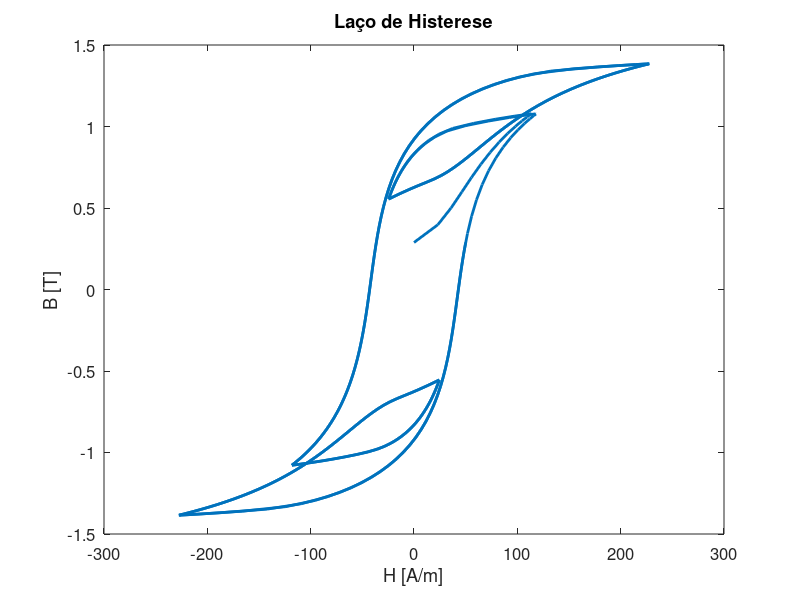
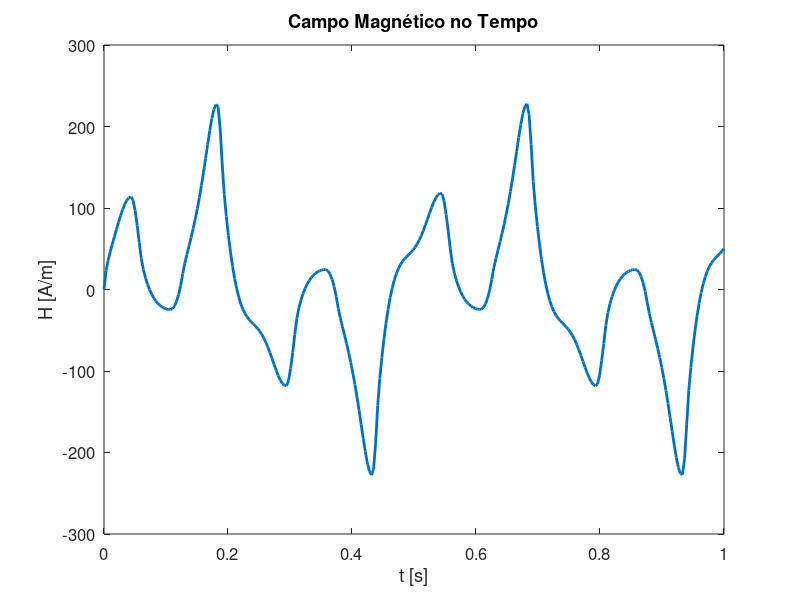
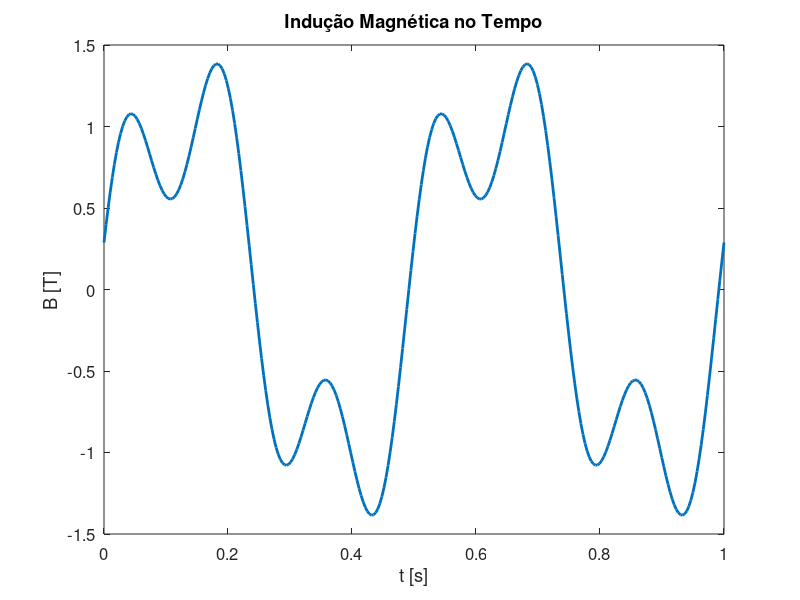
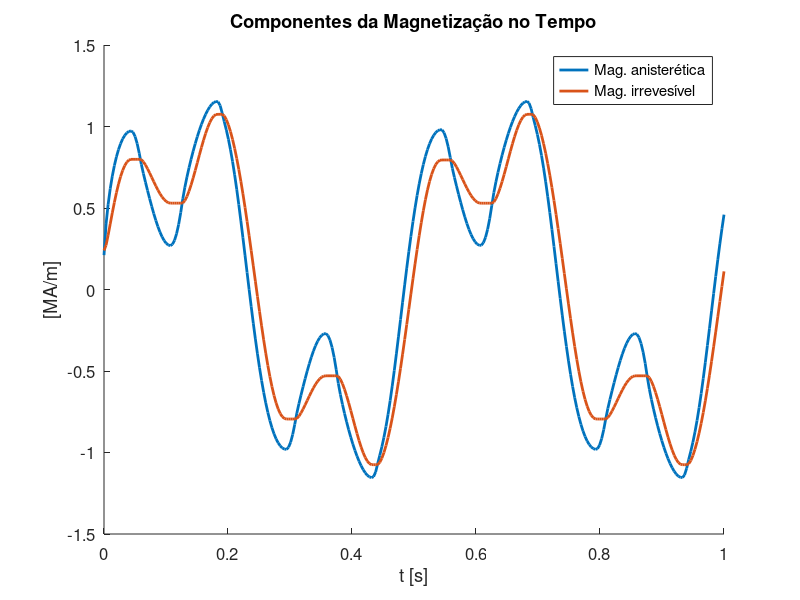

The MATLAB script that drew these images, in order:
%%%%%%%%%%%%%%%%%%%%%%%%%%%%%%%%%%%%%%%%%%%%%%%%%%%%%%%%%%%%%%%%%%%%%%%%%%%%%%%
%
% Implementação do modelo de Jiles-Atherton escalar [1] (e, por
% consequência isotrópico) para cálculo da histerese em materiais
% magnéticos.
%
% EEL510236-41000056DO/ME (20251) - Materiais Elétricos e Magnéticos
%
% Matheus Henrique Wagner
%
%   De acordo com o modelo de Jiles-Atherton, a histerese magnética é modelada
% através de uma Equação Diferencial Ordinária (EDO) no tempo (t). A variável a
% ser integrada (ou variável dinâmica, também às vezes chamada de variável de
% estado) é a magnetização irreversível (M_ir) do material. O modelo também
% pode ser formulado para que a magnetização total (M) seja a variável de
% estado.
%
%   Não houve problemas com essa formulação no problema escalar. Já no caso
% vetorial (Bergqvist) [1], algumas questões numéricas fazem com que a
% formulação baseada em `M_ir` seja cerca de 500x mais eficiente.
%
%   Além disso, levando em consideração que em modelos de elementos finitos a
% variável de estado é comumente o potencial (vetor) magnético, de onde se
% encontra de forma direta a indução magnética, a formulação aqui utilizada
% toma como excitação a indução, diferentemente do modelo original, que é
% excitado por campo magnético.
%
%   OBS.: este script foi testado em Octave e pode necessitar pequenas
% adaptações de sintaxe para rodar em MATLAB. Uma alternativa é utilizar o
% `OctaveOnline`:
% https://octave-online.net/workspace~afrqkndQgtEXNgCGTdPQCnxbcHehzbjhXwikwxfcRFZpyxVj
%
%   1. FORMULAÇÃO
%
%   Neste script a formulação com `M` sendo a variável de estado é utilizada.
% Ou seja, o problema a ser resolvido é
%
%                          - t
%                        /
%                       |  dM
%     M(t) = M(ti) +    |  -- dt ,  (1)
%                       |  dt
%                      /
%                    -  ti
%
% sendo `ti` o tempo inicial, e utiliza-se a indução magnética (B) como
% excitação
%
%     dM   dM dB
%     -- = -- -- ,  (2)
%     dt   dB dt
%
%               dM
%               --
%     dM        dH
%     -- = -------------- ,
%     dB             dM
%          mu0 ( 1 + -- )
%                    dH
%
%                   dM_an         dM_ir
%                 c ----- + (1-c) -----
%     dM             dHe           dHe
%     -- = ------------------------------------ ,
%     dH                dM_an          dM_ir
%          1 - alpha (c ------ + (1-c) ----- )
%                        dHe            dHe
%
% sendo `alpha` (acoplamento inter-domínio) e `c` (reversibilidade da
% magnetização) parâmetros do modelo, `mu0` a permeabilidade magnética do
% vácuo, `H` o campo magnético e (baseando-se em Bergqvist [1] para a
% derivada de `M_ir`)
%
%     He = H + alpha M,
%
%     M_an = ms (coth(He/a)-(a/He)),
%
%                 -  | M_an - M_ir |                    dH
%     dM_ir     /    --------------- , se (M_an - M_ir) -- > 0     (3)
%     ----- = -             k                           dt      ,
%      dHe      \
%                 -         0        , caso contrário
%
% sendo `ms` (magnetização de saturação), `a` (densidade de paredes de domínio)
% e `k` (energia média necessária para romper `fixamento` (pinning)) são
% parâmetros do modelo e
%
%            M - c M_an
%     M_ir = ---------- .  (4)
%              1-c
%
%   Neste trabalho, `dH/dt` na equação 3 será substituído por `dB/dt`, visto
% que a derivada de ambos no caso escalar tem o mesmo sinal, assim
%
%                 -  | M_an - M_ir |                    dB
%     dM_ir     /    --------------- , se (M_an - M_ir) -- > 0
%     ----- = -             k                           dt      .
%      dHe      \
%                 -         0        , caso contrário
%
%   Também nota-se que na equação 4 fica implícita a relação entre as
% componentes reversível (M_an) e irreversível (M_ir) da magnetização total
% (M):
%
%     M = c M_an + (1-c) M_ir.
%
%   OBS.: os parâmetros do modelo de histerese utilizados para simulação neste
% script provém de [2], tabela 6.1, coluna `Conhecido`. São eles:
%
%   +----------+-------------+
%   | ms [A/m] | 1,47 x 10^6 |
%   +----------+-------------+
%   | k [A/m]  | 70,0        |
%   +----------+-------------+
%   | c        | 340 x 10^-3 |
%   +----------+-------------+
%   | a [A/m]  | 89,0        |
%   +----------+-------------+
%   | alpha    | 169 x 10^-6 |
%   +----------+-------------+
%
%   2. INTEGRAÇÃO
%
%   A resolução numérica de EDOs no tempo (também chamadas de Problema de
% Valor Inicial (PVI)) é realizada através de integradores.
%
%   Esse tópico é tema de pesquisa há várias décadas, pois é fundamental para
% muitas áreas da física e engenharia. Na elétrica, qualquer estudo transiente
% de equipamento ou circuito precisa resolver numericamente um PVI. Dessa
% forma, existem diversos algoritmos exaustivamente estudados e testados à
% nossa disposição.
%
%   Para este script em questão, é relevante saber que os algoritmos
% implementados para resolução de PVIs ditos explícitos (caso do modelo de
% Jiles-Atherton) são padronizados para ter como `entrada` a função f(x, t)
% definida por
%
%               dx
%     f(x, t) = -- ,
%               dt
%
% sendo `x` a variável de estado, e também o valor inicial (x_0) e o intervalo
% de integração [ti, tf].
%
%   3. IMPLEMENTAÇÃO
%
%   A implementação consiste em fornecer uma função `dmdt` que calcule o lado
% esquerdo da equação 2, tendo como entradas o valor atual de `M` e a excitação
% `B` e `dB/dt`, ou seja,
%
%     f(M, t) = dmdt(M, B(t), dBdt(t)).
%
%   Assim, também se faz necessário fornecer uma excitação de indução
%   magnética arbitrária, juntamente com uma função para cálculo da sua
%   derivada.
%
%   3.1. INTEGRADORES DE EDO DO OCTAVE/MATLAB
%
%   Runge-Kutta
%   -----------
%
%   Os métodos Runge-Kutta são implementados pela própria biblioteca do Octave.
%
%     `ode45`: integra um sistema de EDOs non-stiff (ou EDAs (Equações
%     Diferencias Algébricas) de indíce 1) usando o método de Dormand-Prince de
%     ordem alta e passo variável
%
%     `ode23`: integra um sistema de EDOs non-stiff (ou EDAs de índice 1).
%     Utiliza o método de Bogacki-Shampine de ordem 3 e adapta o tamanho de
%     passo local de acordo com uma tolerância especificada pelo usuário.
%
%     `ode23s`: integra um sistem de EDOs stiff (ou EDAs de índice 1)
%     utilizando um método de Rosenbrock de ordem 2 modificado.
%
%
%   Métodos de passo múltiplo
%   -------------------------
%
%   Métodos que utilizam o IDA, da biblioteca (c) SUNDIALS:
%
%     `ode15s`: integra um sistema de EDOs stiff (ou EDAs de índice 1)
%     utilizando um método de passo e ordem variáveis baseado nas fórmulas de
%     diferenciação atrasadas (Backward Difference Formulas (BDF)).
%
%     `ode15i`: integra um sistema de EDOs ímplicitas (ou EDAs de índice 1)
%     utilizando o mesmo método da `ode15s`.
%
%   Método que utiliza o LSODE, da biblioteca (Fortran 77) ODEPACK:
%
%     `lsode`: integra um sistema de EDOs stiff ou non-stiff. Utiliza métodos
%     de passo e ordem variáveis, sendo (BDF) para EDOs stiff.
%
%   OBS.: neste script limita-se ao uso do solver `lsode`. A utilização de
% qualquer um dos outros solvers tem sintaxe praticamente idêntica.
%
%   4. VISUALIZAÇÃO
%
%   Alguns gráficos são gerados para visualização dos resultados, são eles:
%
%  - Laço de histerese;
%  - Indução no tempo;
%  - Campo magnético no tempo;
%  - Componentes da magnetização no tempo.
%
%   Esses gráficos são gerados para os seguintes casos:
%
%  - Curva de magnetização inicial;
%  - Aumento gradual da indução máxima alternada, formando laços de
%    variadas amplitudes;
%  - Indução com harmônicas de 3º e 5º grau, formando laços menores
%    deslocados do 0,0;
%
%   5. REFERÊNCIAS
%
% [1]: Gyselinck, Johan & Dular, Patrick & Sadowski, Nelson & Leite, J.V.
% & Bastos, J.P.A.. (2004). Incorporation of a Jiles-Atherton vector
% hysteresis model in 2D FE magnetic field computations: Application of
% the Newton-Raphson method. COMPEL: The International Journal for
% Computation and Mathematics in Electrical and Electronic Engineering.
% 23. 685-693. 10.1108/03321640410540601.
%
% [2]: Batistela, N. J. (2001). Caracterização e modelagem eletromagnética
% de lâminas de aço silício. Tese (doutorado) - Universidade Federal de
% Santa Catarina, Florianópolis, SC, Brasil.
%
%%%%%%%%%%%%%%%%%%%%%%%%%%%%%%%%%%%%%%%%%%%%%%%%%%%%%%%%%%%%%%%%%%%%%%%%%%%%%%%

clear all

%%%%% CONSTANTES FÍSICAS %%%%%
global mu0 = 4e-7*pi;

%%%%% PARÂMETROS DO MATERIAL %%%%%
% parâmetros fornecidos em [2]
global ms = 1.47e6; global a = 89; global k = 70; global c = 340e-3;
global alpha = 169e-6;

% parâmetros fornecidos em [1]
%global ms = 1145500; global a = 59; global k = 99; global c = .55;
%global alpha = 1.3e-4;

% fronteira do intervalo [-He/a = -man_iso_lc, He/a = man_iso_lc] dentro do
% qual M_an é linearmente continuada, evitando divisão por números próximos de
% zero
global man_iso_lc = 1e-4;
global slope_iso_lc = ms * (1.0/tanh(man_iso_lc)-(1/man_iso_lc))/(a*man_iso_lc);

%%%%% DEFINIÇÃO DAS FUNÇÕES DO MODELO %%%%%
% M_an
function result = man_iso(He)
  global a; global man_iso_lc; global ms; global slope_iso_lc;
  if abs(He/a) > man_iso_lc
    % região longe de zero
    result = ms * (1.0/tanh(He/a)-(a/He));
  else 
    % região próxima de zero
    result = slope_iso_lc * He;
  end
end

% dM_an
% -----
%  dHe
function result = dmandHe(He)
  global a; global man_iso_lc; global ms; global slope_iso_lc;
  if abs(He/a) > man_iso_lc
    % região longe de zero
    result = ms * (a/(He*He) - (1.0/sinh(He/a))^2 / a);
  else
    % região próxima de zero
    result = slope_iso_lc;
  end
end

% dM_ir
% -----
%  dHe
% definição baseada em Bergqvist [1]
function result = dmirdHe(man, mi, dBdt)
  global k;
  aux = (man - mi)/k;
  if dBdt * aux > 0
    result = abs(aux);
  else
    result = 0;
  end
end

% dM
% --
% dt
function result = dmdt(M, B, dBdt)
  global mu0; global alpha; global c;
  H = B/mu0 - M;
  He = H + alpha * M;
  M_an = man_iso(He);
  M_ir = (M - c*M_an) / (1-c);
  dM_andHe = dmandHe(He);
  dM_irdHe = dmirdHe(M_an, M_ir, dBdt);
  dMdH = (c*dM_andHe + (1-c)*dM_irdHe) ...
          / (1 - alpha * (c*dM_andHe + (1-c)*dM_irdHe));
  dMdB = dMdH / (mu0 * (1 + dMdH));
  result = dMdB * dBdt;
end

%%%%% DEFINIÇÃO DAS FUNÇÕES DE EXCITAÇÃO %%%%%

% intervalo de simulação
global ti = 0; global tf = 1;

% indução máxima (para algumas simulações)
global B_max = 1.5;

% B(t)
function result = B(t)
  % São disponibilizadas diversas curvas `B(t)` para geração de cada um
  % dos gráficos apresentados no trabalho. Para simular, basta descomentar
  % a curva desejada e comentar todas as outras. Não esquecer de fazer o
  % mesmo para dBdt(t).

  global ti; global tf; global B_max;

  % Curva de magnetização inicial
  %result = t * B_max/(tf-ti);

  % `n-1` laços menores (e 1 externo) (plotar com no mínimo 100n pontos)
  %n = 8; T = (tf-ti)/n;
  %j = floor((t-ti)/T) + 1;
  %result = j/n * 1.4*sin(2*pi*(2/T)*t);

  % harmônica de nº grau com amplitude relativa h_amp e defasagem phi
  % caso n = 3
  n = 3; h_amp = .5; phi = 30 * pi/180;
  result = B_max/1.3 * (sin(2*pi*(2/(tf-ti))*t) ...
    + h_amp * sin(2*pi*(n*2/(tf-ti))*t + phi));

  % caso n = 5
  %n = 5; h_amp = .5; phi = 80 * pi/180;
  %result = 1/1.6 * B_max*(sin(2*pi*(2/(tf-ti))*t) ...
  %  + h_amp * sin(2*pi*(n*2/(tf-ti))*t + phi));
end

% dB
% --
% dt
function result = dBdt(t)
  global ti; global tf; global B_max;

  % magnetização inicial
  %result = B_max/(tf-ti);

  % `n-1` laços menores (e 1 externo) (plotar com no mínimo 100n pontos)
  %n = 8; T = (tf-ti)/n;
  %j = floor((t-ti)/T) + 1;
  %result = j/n * 2*pi*(2/T) * 1.4*cos(2*pi*(2/T)*t);

  % harmônica de nº grau com amplitude relativa h_amp e defasagem phi
  % caso n = 3
  n = 3; h_amp = .5; phi = 30 * pi/180;
  result = B_max/1.3 * (2*pi*(2/(tf-ti)) * cos(2*pi*(2/(tf-ti))*t) ...
    + 2*pi*(n*2/(tf-ti)) * h_amp * cos(2*pi*(n*2/(tf-ti))*t + phi));

  % caso n = 5
  %n = 5; h_amp = .5; phi = 80 * pi/180;
  %result = 1/1.6 * B_max * (2*pi*(2/(tf-ti)) * cos(2*pi*(2/(tf-ti))*t) ...
  %  + 2*pi*(n*2/(tf-ti)) * h_amp * cos(2*pi*(n*2/(tf-ti))*t + phi));
end

%%%%% DEFINIÇÃO DOS PARÂMETROS E RESOLUÇÃO %%%%%

% magnetização inicial (tal que H(ti) = 0)
M_0 = B(ti)/mu0;

% número de passos no tempo para os quais se tem interesse na solução
num_output_steps = 300;

ode_options = odeset(
  'RelTol', 1e-4,
  'AbsTol', 1e-6,
  'MaxStep', 1e-1,
  'InitialStep', 1e-3);

f = @(M, t) dmdt(M, B(t), dBdt(t));

%%%%% SOLUÇÃO UTILIZANDO O LSODE %%%%%

sol_time = transpose(linspace(ti, tf, num_output_steps));
M_vec = lsode(f, M_0, sol_time);

%%%%% VISUALIZAÇÃO %%%%%

% cálculo dos vetores para plotagem
B_vec = zeros(size(sol_time));
H_vec = zeros(size(sol_time));
Man_vec = zeros(size(sol_time));
Mir_vec = zeros(size(sol_time));

for i=1:length(sol_time)
  B_vec(i) = B(sol_time(i));
  H_vec(i) = B_vec(i)/mu0-M_vec(i);
  He = H_vec(i) + alpha * M_vec(i);
  Man_vec(i) = man_iso(He);
  Mir_vec(i) = (M_vec(i) - c * Man_vec(i)) / (1-c);
end

% salvar valores em arquivo
%dlmwrite("results.txt", [sol_time, H_vec, B_vec, Man_vec, Mir_vec], "delimiter", " ", "newline", "\n")

close all

set(0, "defaultlinelinewidth", 2, "defaultaxesfontsize", 12);

% plot do laço de histerese
figure
plot(H_vec, B_vec)
title("Laço de Histerese")
xlabel("H [A/m]")
ylabel("B [T]")

% plot do campo magnético no tempo
figure
plot(sol_time, H_vec)
title("Campo Magnético no Tempo")
xlabel("t [s]")
ylabel("H [A/m]")

% plot da indução no tempo
figure
plot(sol_time, B_vec)
title("Indução Magnética no Tempo")
xlabel("t [s]")
ylabel("B [T]")

% plot das componentes da magnetização no tempo
figure
hold on
plot(sol_time, Man_vec*1e-6)
plot(sol_time, Mir_vec*1e-6)
title("Componentes da Magnetização no Tempo")
xlabel("t [s]")
ylabel("[MA/m]")
legend("Mag. anisterética", "Mag. irrevesível")

